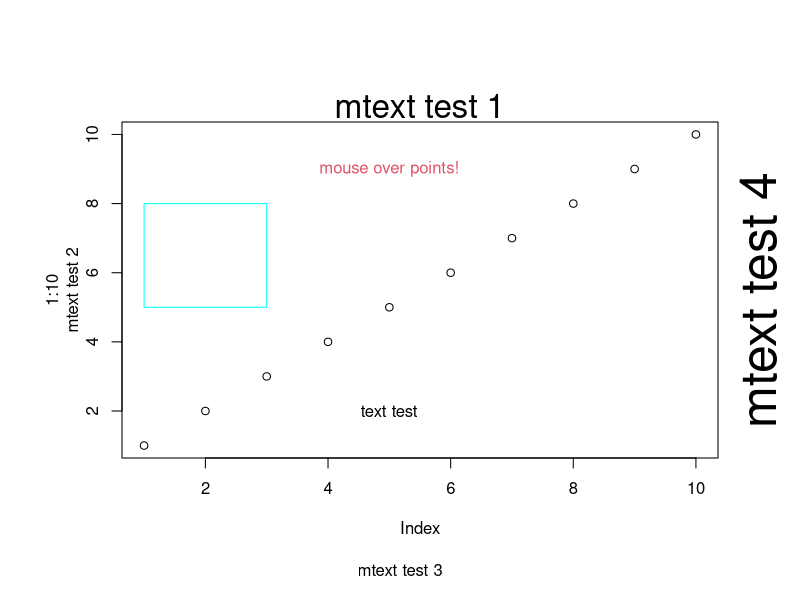

Recreate this plot in R.
# This is a sample for extending pdf device
pdf("pdf2.pdf")
par(oma=c(2,2,2,2))

plot(1:10)

###########################################################
## You can make URL link box by "rect" with "url" option ##
###########################################################
rect(1, 5, 3, 8, border="cyan", url="http://www.r-project.org")

####################################################################
## You can also make popup text box by "rect" with "popup" option ##
####################################################################
x <- 1:10
rect(x-0.1, x-0.1, x+0.1, x+0.1, border=NA, popup=LETTERS[x])

text(5, 9, "mouse over points!", col=2)

############################################################
## URL link and popup text for strings can be assigned by ##
## "text" and "mtext".                                    ##
############################################################
text(5, 2, "text test", url="http://www.google.com")

mtext("mtext test 1", cex=2, popup="Hello, world!")
mtext("mtext test 2", side = 2, line=2, url="http://www.apple.com")
mtext("mtext test 3", outer=TRUE, side = 1, url="http://www.bioconductor.org")
mtext("mtext test 4", outer=TRUE, side = 4, cex=3, url="http://www.playstation.com")

dev.off()
